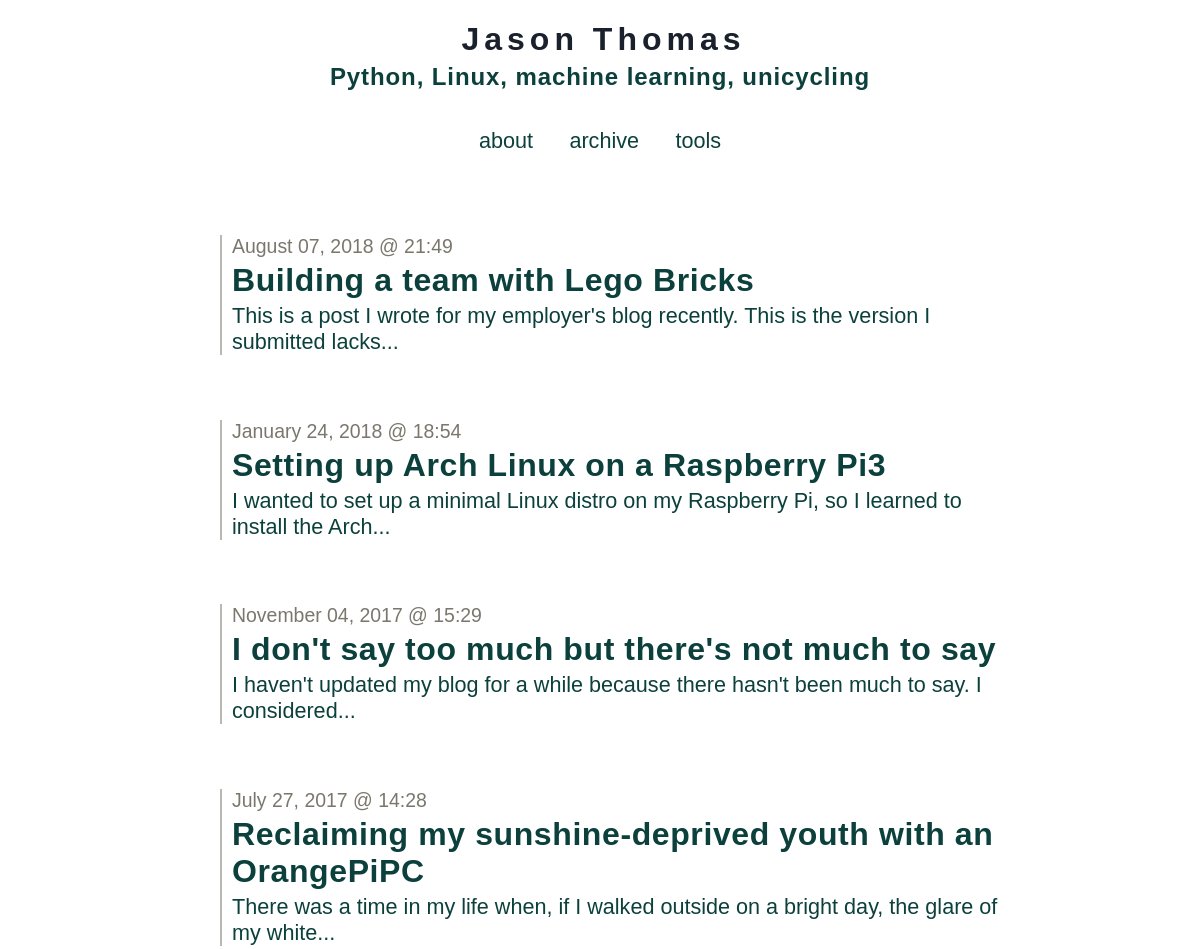
Page /archive (upper part) on the earlier database version.
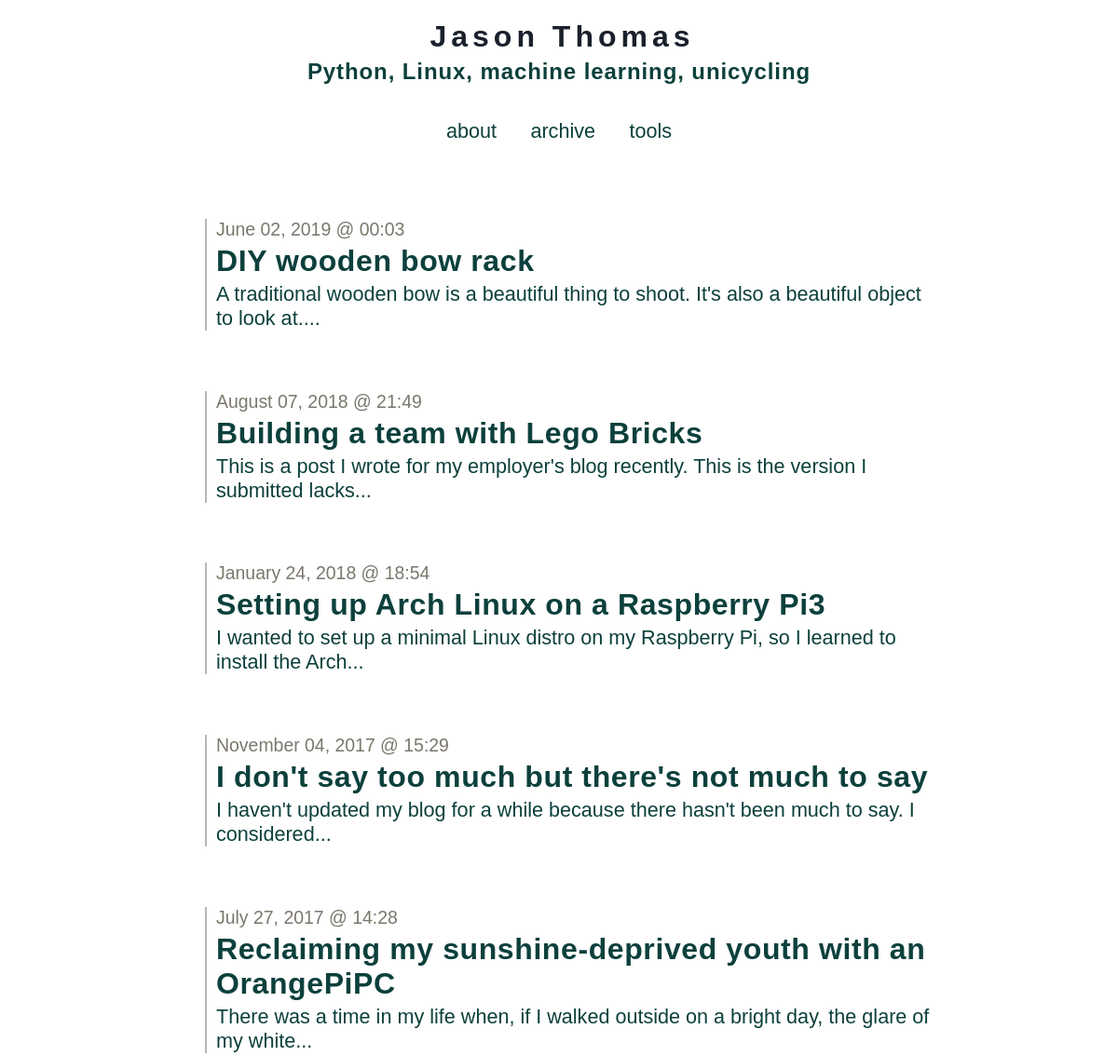
Same page on the later database version.
### tables this page shows
CREATE TABLE entries (
  id integer primary key autoincrement,
  entryDate date not null,
  title text not null,
  text text not null
);

### app.py (the view)
@app.route('/archive')
def show_archive():
    session.pop('logged_in', None)
    entries = getSqlRecords()
    return render_template('show_archive.html', entries=entries)

### app.py (called while the page is built)
def connect_db():
    return sqlite3.connect(app.config['DATABASE'])

def getSqlRecords():
    cursor = g.db.execute('select title, entryDate, text from entries order by id asc')
    entries = [dict(title=row[0], date=row[1], text=row[2]) for row in cursor.fetchall()]
    return entries

@app.before_request
def before_request():
    g.db = connect_db()

@app.teardown_request
def teardown_request(exception):
    db = getattr(g, 'db', None)
    if db is not None:
        db.close()

@app.after_request
def after_request(response):
    response.headers.set('X-Content-Type-Options', 'nosniff')
    response.headers.set('X-Frame-Options', 'DENY')
    response.headers.set('X-XSS-Protection', '1; mode=block')
    response.headers.set('Strict-Transport-Security', 'max-age=63072000')
    return response

### templates/show_archive.html
{% extends "layout.html" %}
{% block body %}
  <ul class=entries>
  {% set entry_length=entries|length %}
  {% if entry_length > 0 %}
    {% for entry in entries|reverse() %}
      {% set this_entry_i=entry_length-loop.index %}
      <li class=archiveLink value=><a href="/post?postNum={{this_entry_i}}"><p class=dateText>{{ entry.date|safe }}</p><h2>{{ entry.title }}</h2> <p>{{entry.text|striptags|truncate(100) }}</p></a>
    {% endfor %}
  {% else %}
    <li><em>Why not say something?</em>
  {% endif %}
  </ul>
{% endblock %}

### templates/layout.html (shortened to what this page needs)
<!doctype html>
<link rel="stylesheet" href="{{ url_for('static', filename='default.css') }}">
<link rel=stylesheet type=text/css href="{{ url_for('static', filename='style.css') }}">
<div class=topBanner>
  <a href="/">
    <h1>Jason Thomas</h1>
    <h4>Python, Linux, machine learning, unicycling</h4>
  </a>
</div>
<div class=topLinks>
  <a href="{{ url_for('about') }}">about</a>
  <a href="{{ url_for('show_archive') }}">archive</a>
  <a href="{{ url_for('my_work') }}">tools</a>
</div>
<div class=page>
  {% block body %}{% endblock %}
</div>

### static/style.css (style rules this page uses)
a,h2,h3 { color: #0C403C; }
a:link { text-decoration: none; }
h1,h2,h3,h4 { letter-spacing: 0.6px; }
.page { margin: 3em auto; padding: .8em; max-width: 800px; }
.page a { text-decoration: underline; }
li { margin-bottom: 3em; list-style: none; padding-left:10px; border-left: 2px solid #BBB8B1; margin-left:10px; }
.archiveLink * { cursor:pointer; margin-bottom: 0.125em; margin-top: 0.125em; }
.archiveLink a { text-decoration: none; }
ul { padding-left:10px; }
.topBanner { width: 100%; text-align: center; cursor: pointer; }
.topBanner h1 { font-size: 4.0vh; margin-bottom:5px; letter-spacing:5px; margin-left:7px; color: #1A202C; }
.topBanner h4 { font-size: 3.0vh; letter-spacing:0.9px; margin-top:5px; color: #0C403C; }
.metanav, .topLinks { text-align: center; font-size: 0.9em; padding: 0.3em; }
.topLinks * { margin: 0.75em; margin-top: 0; }
.dateText { margin-bottom:0px; color: #7B776D; font-size:90%; }
h1 { font-size: 4.0vh; }
h2 { font-size: 4.0vh; }
h4 { font-size: 3.2vh; }
p, a, code, li { font-size: 2.7vh; }

Differences in the rows shown:
added entries: date "June 02, 2019 @ 00:03", title "DIY wooden bow rack", text "A traditional wooden bow is a beautiful thing to shoot. It's also a beautiful object to look at...."
